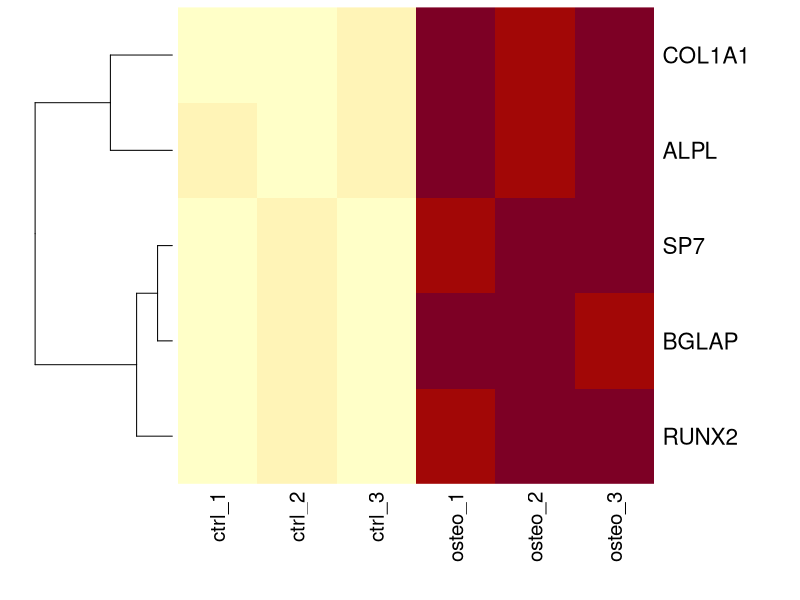

Reproduce this figure in R.
## ---- chunk 1
gene <- "RUNX2"        # texto (character)
expressao <- 250.4     # número (numeric)
codificante <- TRUE    # lógico (logical)

class(gene)
class(codificante)
## ---- chunk 2
genes <- c("RUNX2", "SP7", "ALPL", "COL1A1", "BGLAP")
expressao <- c(250, 80, 1320, 15400, 45)

genes
expressao
## ---- chunk 3
class(genes)
class(expressao)

fator_transcricao <- c(TRUE, TRUE, FALSE, FALSE, FALSE)
class(fator_transcricao)
## ---- chunk 4
cromossomos <- c(1, 6, 12, 17, "X")
cromossomos
class(cromossomos)
## ---- chunk 5
log2(expressao + 1)

expressao / sum(expressao) * 100     # % que cada gene representa do total

expressao > 100
## ---- chunk 6
length(expressao)
sum(expressao)
mean(expressao)
median(expressao)
range(expressao)
sort(expressao, decreasing = TRUE)
## ---- chunk 7
genes[1]                   # por posição
genes[c(1, 3)]             # várias posições
genes[-1]                  # todos, menos o primeiro
genes[expressao > 100]     # por condição lógica
## ---- chunk 8
names(expressao) <- genes
expressao

expressao["COL1A1"]
expressao[c("RUNX2", "SP7")]
## ---- chunk 9
meus_genes <- c("SP7", "TP53", "BGLAP")
meus_genes %in% genes            # quais dos meus genes estão no experimento?

which(expressao > 1000)          # em que posição estão os mais expressos?

bases <- c("A", "T", "G", "G", "C", "C", "C", "T", "G", "T")
table(bases)                     # quantas vezes cada base aparece?
mean(bases %in% c("G", "C"))     # conteúdo GC
## ---- chunk 10
1:6
seq(from = 0, to = 21, by = 7)                    # dias de coleta
rep(c("controle", "osteogenico"), each = 3)       # grupos experimentais
## ---- chunk 11
ct <- c(24.1, 23.8, NA, 25.0)      # Ct de qPCR: um poço não amplificou
mean(ct)
mean(ct, na.rm = TRUE)          # na.rm = remova os NA antes de calcular
is.na(ct)
## ---- chunk 12
condicao <- rep(c("controle", "osteogenico"), each = 3)
condicao <- factor(condicao, levels = c("controle", "osteogenico"))

condicao
table(condicao)
## ---- chunk 13
contagens <- matrix(
  c(  250,   310,   280,   890,  1020,   950,
       80,    95,    70,   400,   460,   510,
     1320,  1100,  1250,  5200,  4800,  5600,
    15400, 14900, 16100, 31000, 29500, 33000,
       45,    60,    38,   720,   810,   690),
  nrow = 5, byrow = TRUE,
  dimnames = list(genes, c("ctrl_1", "ctrl_2", "ctrl_3", "osteo_1", "osteo_2", "osteo_3"))
)
## ---- chunk 14
contagens

dim(contagens)
rownames(contagens)
colnames(contagens)
## ---- chunk 15
contagens["RUNX2", ]              # um gene, todas as amostras
contagens[, "osteo_1"]            # todos os genes, uma amostra
contagens[c("SP7", "BGLAP"), 4:6] # um pedaço da matriz
## ---- chunk 16
colSums(contagens)                # tamanho da biblioteca de cada amostra
rowMeans(contagens)               # expressão média de cada gene
round(log2(contagens + 1), 1)     # a matriz inteira de uma vez
## ---- chunk 17
#| fig-width: 9
#| fig-height: 4
#| fig-align: center
heatmap(log2(contagens + 1), scale = "row", Colv = NA, margins = c(7, 7))
## ---- chunk 18
amostras <- data.frame(
  amostra  = colnames(contagens),
  condicao = rep(c("controle", "osteogenico"), each = 3),
  dia      = rep(c(0, 14), each = 3),
  rin      = c(9.1, 8.7, 9.3, 9.4, 7.2, 8.9)
)

amostras
## ---- chunk 19
str(amostras)

dim(amostras)
names(amostras)
## ---- chunk 20
amostras$rin                          # uma coluna vira um vetor

amostras[2, ]                         # uma linha

amostras[amostras$rin >= 8, c("amostra", "rin")]   # filtrando linhas e escolhendo colunas
## ---- chunk 21
amostras$aprovada <- amostras$rin >= 8
amostras$biblioteca <- colSums(contagens)

amostras
## ---- chunk 22
vias <- list(
  osteogenese = c("RUNX2", "SP7", "ALPL", "BGLAP"),
  matriz_extracelular = c("COL1A1", "COL1A2", "SPARC", "FN1", "SPP1"),
  glicolise = c("HK2", "PKM", "LDHA")
)

str(vias)
## ---- chunk 23
names(vias)

vias$glicolise              # o conteúdo (um vetor)
vias[["osteogenese"]]       # o conteúdo (um vetor)
vias["osteogenese"]         # uma lista menor
## ---- chunk 24
sapply(vias, length)        # quantos genes tem cada via?

# quantos genes de cada via estão no meu experimento?
sapply(vias, function(via) sum(via %in% genes))
## ---- chunk 25
teste <- t.test(log2(contagens["RUNX2", 1:3]),
                log2(contagens["RUNX2", 4:6]))

names(teste)

teste$p.value
## ---- chunk 26
experimento <- list(
  projeto   = "MSC_osteo_2026",
  contagens = contagens,
  amostras  = amostras,
  vias      = vias
)

str(experimento, max.level = 1)
